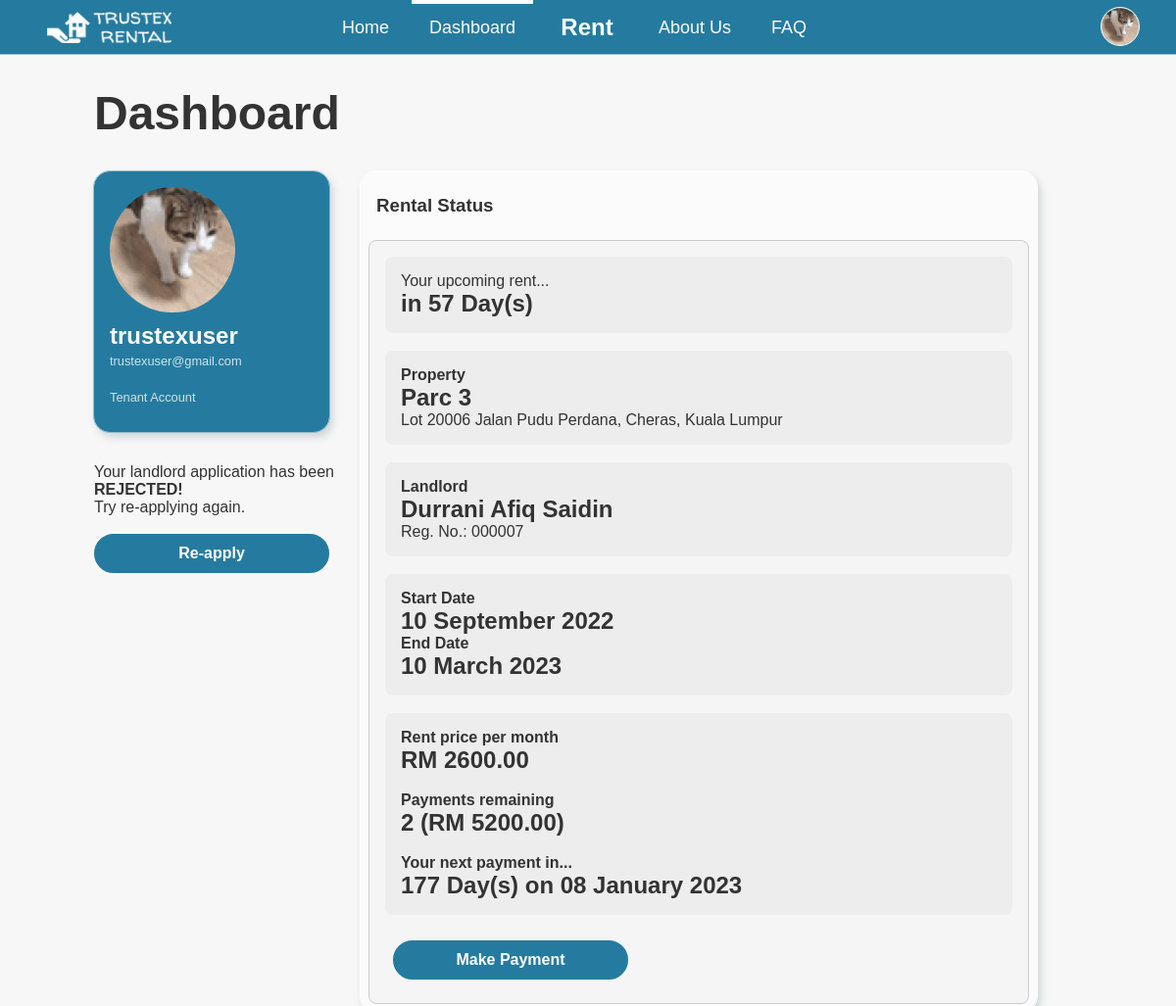
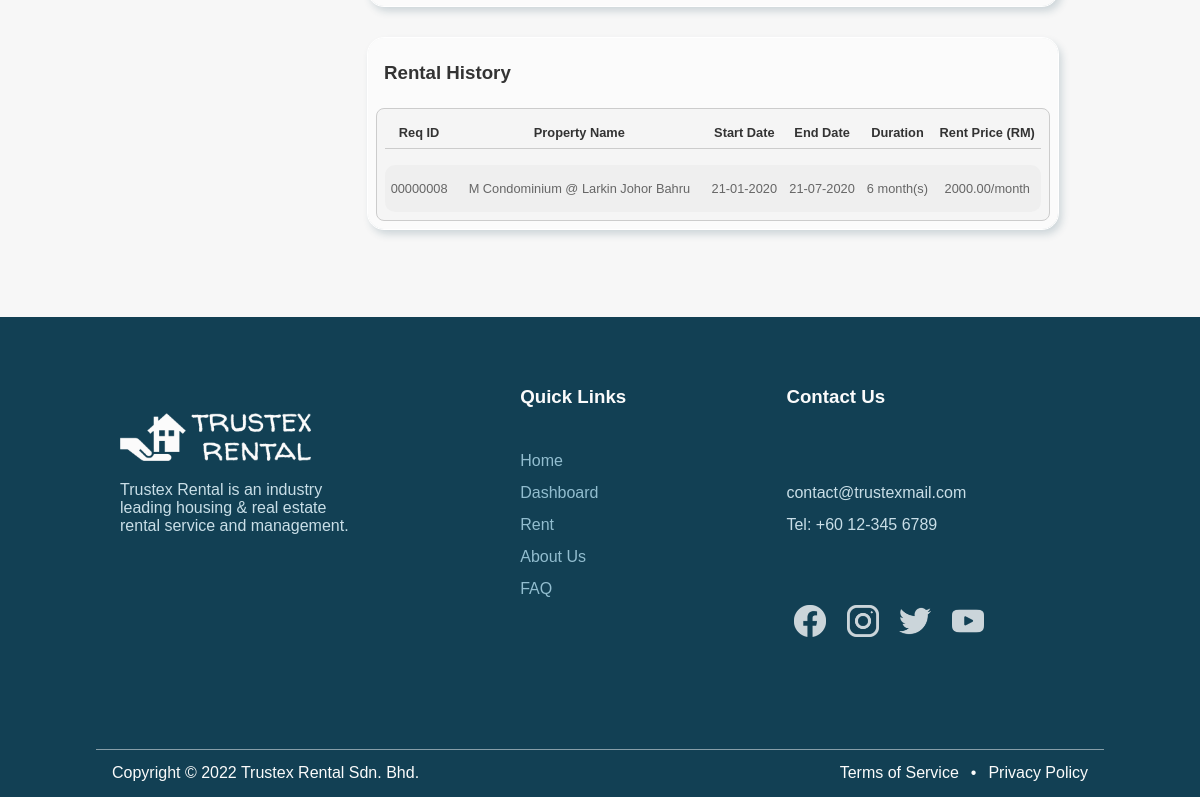
The app's page /dashboard.php (signed in) with its own data (2 pictures, top to bottom).
### tables this page shows
CREATE TABLE `request` (
  `ticketNo` int(8) NOT NULL,
  `userID` int(10) NOT NULL,
  `listingID` int(12) NOT NULL,
  `requestTimestamp` timestamp NOT NULL DEFAULT current_timestamp() ON UPDATE current_timestamp(),
  `rentStartDate` date DEFAULT NULL,
  `rentEndDate` date DEFAULT NULL,
  `rentDuration` int(2) NOT NULL,
  `rentNumTenants` int(2) NOT NULL,
  `requestStatus` varchar(32) NOT NULL DEFAULT 'Pending'
);

CREATE TABLE `history` (
  `ticketNo` int(8) NOT NULL,
  `userID` int(10) NOT NULL,
  `listingID` int(12) NOT NULL,
  `requestTimestamp` timestamp NULL DEFAULT NULL,
  `rentStartDate` date NOT NULL,
  `rentEndDate` date NOT NULL,
  `rentDuration` int(2) NOT NULL,
  `rentNumTenants` int(2) NOT NULL,
  `propertyID` int(6) NOT NULL,
  `landlordRegNo` int(6) NOT NULL,
  `propertyName` varchar(256) NOT NULL,
  `propertyAddress` varchar(512) NOT NULL,
  `propertyCity` varchar(64) NOT NULL,
  `propertyPoscode` varchar(5) NOT NULL,
  `propertyState` varchar(64) NOT NULL,
  `propertyType` varchar(32) NOT NULL,
  `propertyFloorLevel` int(2) NOT NULL,
  `propertyFloorSize` int(6) NOT NULL,
  `propertyNumRooms` int(2) NOT NULL,
  `propertyBathrooms` int(2) NOT NULL,
  `propertyFurnishing` varchar(32) NOT NULL,
  `propertyFacilities` varchar(128) NOT NULL,
  `propertyDesc` varchar(2048) NOT NULL,
  `rentPrice` decimal(8,2) NOT NULL
);

### dashboard.php (the view, shortened to what this page needs)
<?php
  if ($_SESSION['userType'] == 'A') {
    header("Location: dashboard-admin.php");
  } else if ($_SESSION['userType'] == 'L') {
    header("Location: dashboard-landlord.php");
  } else {
    $id = $_SESSION['userID'];
    $username = $_SESSION['userName'];
    $email = $_SESSION['userEmail'];
    $usertype = $_SESSION['userType'];
    include("dbconnect.php");
    $sql = "SELECT userID, applicationID, applicationStatus FROM applications WHERE applications.userID = $id";
    $resultapplication = mysqli_query($connect, $sql);
    include("html/header.html");
?>
<!DOCTYPE html>
<html>
  <body id="dashboard">
    <div class="dashboard-container container-margin">
      <h1>Dashboard</h1>
      <div class="dashboard-content">
        <div class="container-left">
          <div class="account-info">
            <div class="account-profile">
              <div class="propic-container propic-dashboard-container">
                <image class="profile-pic" src=" <?php echo $profileicon ?> " onerror="this.onerror=null; this.src='assets/images/profile-default.png'"></image>
              </div>
              <h2><?php echo $username ?></h2>
              <p><?php echo $email ?></p><br>
              <p><?php echo $usertype ?> Account</p><br>
            </div>
          </div>
          <?php
            if (mysqli_num_rows($resultapplication) != 0) {
              $status = null;
              while ($application = mysqli_fetch_assoc($resultapplication)) {
                $status = $application['applicationStatus'];
              }
              if ($status == "Pending") {
          ?>
                <p>Your landlord application has been sent.</p><br>
                <button class="apply-landlord-button button-disable" disabled>Application Pending</button>
          <?php
              } else if ($status == "Rejected") {
          ?>
                <p>Your landlord application has been <b>REJECTED!</b><br>Try re-applying again.</p><br>
                <a href="landlord-application.php">
                  <button class="apply-landlord-button">Re-apply</button>
                </a>
          <?php
              } else {
                echo "<p>Unable to fetch application details.</p>";
              }
            }
          ?>
        </div>
        <div class="container-right">
          <div>
            <h3>Rental Status</h3>
            <div class="dashboard-table-content">
              <?php
                include("dbconnect.php");
                $sql = "SELECT *
                        FROM request
                        LEFT JOIN (
                          SELECT propertyName, propertyAddress, listingID, landlord.landlordRegNo, userFName, userLName, rentPrice
                          FROM property, listing, user, landlord
                          WHERE listing.propertyID = property.propertyID AND landlord.landlordRegNo = property.landlordRegNo AND user.userID = landlord.userID
                        ) AS list ON request.listingID = list.listingID
                        WHERE userID = '$id' AND (requestStatus = 'Active' OR requestStatus = 'Upcoming' OR requestStatus = 'Accepted')
                        ORDER BY rentStartDate DESC
                        LIMIT 1";
                $result = mysqli_query($connect, $sql);
                if ($rent = mysqli_fetch_assoc($result)) {
              ?>
                  <div class="rental-status">
                    <?php
                      $now = new DateTime('now');
                      $start_date = new DateTime($rent['rentStartDate']);
                      $end_date = new DateTime($rent['rentEndDate']);
                      if ($rent['requestStatus'] == "Upcoming" || $rent['requestStatus'] == "Accepted") {
                        $days_left = $now->diff($start_date);
                    ?>
                        <div class="status-container">
                          <p>Your upcoming rent...</p>
                          <h2>in <?php echo $days_left->days ?> Day(s)</h2>
                        </div>
                    <?php
                      } else {
                        echo "<p>Your current rental status</p>";
                      }
                    ?><br>
                    <div class="status-container">
                      <p><b>Property</b></p>
                      <h2><?php echo $rent['propertyName'] ?></h2>
                      <p><?php echo $rent['propertyAddress'] ?></p>
                    </div><br>
                    <div class="status-container">
                      <p><b>Landlord</b></p>
                      <h2><?php echo $rent['userFName'] . " " . $rent['userLName'] ?></h2>
                      <p>Reg. No.: <?php echo sprintf("%06d", $rent['landlordRegNo']) ?></p>
                    </div><br>
                    <div class="status-container">
                      <p><b>Start Date</b></p>
                      <h2><?php echo $start_date->format('d F Y') ?></h2>
                      <p><b>End Date</b></p>
                      <h2><?php echo $end_date->format('d F Y') ?></h2>
                    </div><br>
                    <div class="status-container">
                      <p><b>Rent price per month</b></p>
                      <h2>RM <?php echo $rent['rentPrice'] ?></h2>
                      <br>
                      <p><b>Payments remaining</b></p>
                      <?php
                        $ticket_no = $rent['ticketNo'];
                        include("dbconnect.php");
                        $sql = "SELECT *
                                FROM payment
                                WHERE ticketNo = '$ticket_no'";
                        $result_payments = mysqli_query($connect, $sql);
                        $num_payments_made = 0;
                        while ($payment = mysqli_fetch_array($result_payments)) {
                          $num_payments_made += $payment['paymentDuration'];
                        }
                        $months_left = $rent['rentDuration'] - $num_payments_made;
                        $payments_left = $months_left * $rent['rentPrice'];
                        if ($months_left == 0) {
                      ?>
                      <h2>Payment Completed</h2>
                      <?php } else { ?>
                      <h2><?php echo $months_left . " (RM " . sprintf("%.2f",$payments_left) . ")" ?></h2>
                      <br>
                      <p><b>Your next payment in...</b></p>
                      <?php
                        $next_payment_date = new DateTime($rent['rentStartDate']);
                        $num_days = $num_payments_made * 30;
                        $next_payment_date->add(new DateInterval('P'.$num_days.'D'));
                        $payment_days_left = $now->diff($next_payment_date);
                      ?>
                      <h2><?php echo $payment_days_left->days . " Day(s) on " . $next_payment_date->format('d F Y') ?></h2>
                      <?php
                        }
                      ?>
                    </div>
                    <?php
                      if ($months_left != 0) {
                    ?>
                    <br>
                    <a class="make-payment-button-container" href="payment.php?ticket=<?php echo $rent['ticketNo'] ?>">
                      <button class="make-payment-button">Make Payment</button>
                    </a>
                    <?php } ?>
                  </div>
              <?php
                }
              ?>
            </div>
          </div>
          <div>
            <h3>Rental History</h3>
            <div class="dashboard-table-content">
              <?php
                include("dbconnect.php");
                $sql = "SELECT *
                        FROM history
                        WHERE userID = '$id'";
                $result = mysqli_query($connect, $sql);
                $numrows = mysqli_num_rows($result);
                if ($numrows > 0) {
              ?>
                  <div class="dashboard-table">
                    <table>
                      <tr class="no-hover">
                        <th>Req ID</th>
                        <th>Property Name</th>
                        <th>Start Date</th>
                        <th>End Date</th>
                        <th>Duration</th>
                        <th>Rent Price (RM)</th>
                      </tr>
                      <tr class="no-hover"><th class="th-border" colspan="6"></th></tr>
                      <?php
                      for ($i = 0; $history = mysqli_fetch_assoc($result); $i++) {
                      ?>
                        <tr>
                          <td><?php echo sprintf("%08d",$history['ticketNo']) ?></td>
                          <td><?php echo $history['propertyName'] ?></td>
                          <td><?php echo date("d-m-Y", strtotime($history['rentStartDate'])) ?></td>
                          <td><?php echo date("d-m-Y", strtotime($history['rentEndDate'])) ?></td>
                          <td><?php echo $history['rentDuration'] ?> month(s)</td>
                          <td><?php echo $history['rentPrice'] ?>/month</td>
                        </tr>
                      <?php
                        }
                      ?>
                    </table>
                  </div>
              <?php
                }
              ?>
            </div>
          </div>
        </div>
      </div>
    </div>
  </body>
</html>
<?php
  }
?>

### records on screen
request: rentStartDate "57", rentStartDate "10 September 2022", rentEndDate "10 March 2023", rentDuration "2", rentStartDate "177", rentStartDate "08 January 2023"
history: ticketNo "00000008", propertyName "M Condominium @ Larkin Johor Bahru", rentStartDate "21-01-2020", rentEndDate "21-07-2020", rentDuration "6", rentPrice "2000.00"

### other values on screen
$username "trustexuser"
$email "trustexuser@gmail.com"
$usertype "Tenant"
$rent['propertyName'] "Parc 3"
$rent['propertyAddress'] "Lot 20006 Jalan Pudu Perdana, Cheras, Kuala Lumpur"
$rent['userFName'] "Durrani Afiq"
$rent['userLName'] "Saidin"
$rent['landlordRegNo'] "000007"
$rent['rentPrice'] "2600.00"
$payments_left "5200.00"
